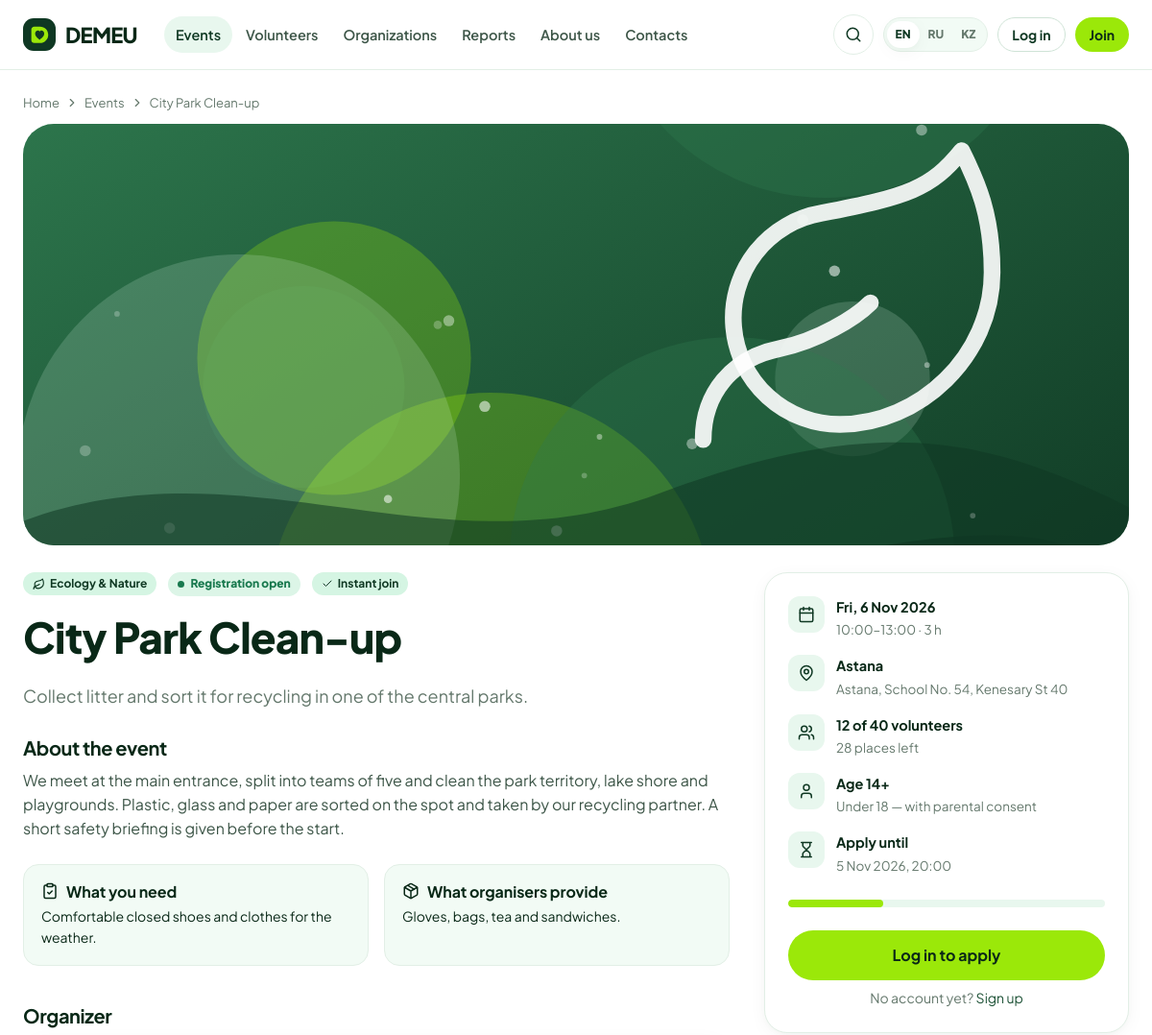
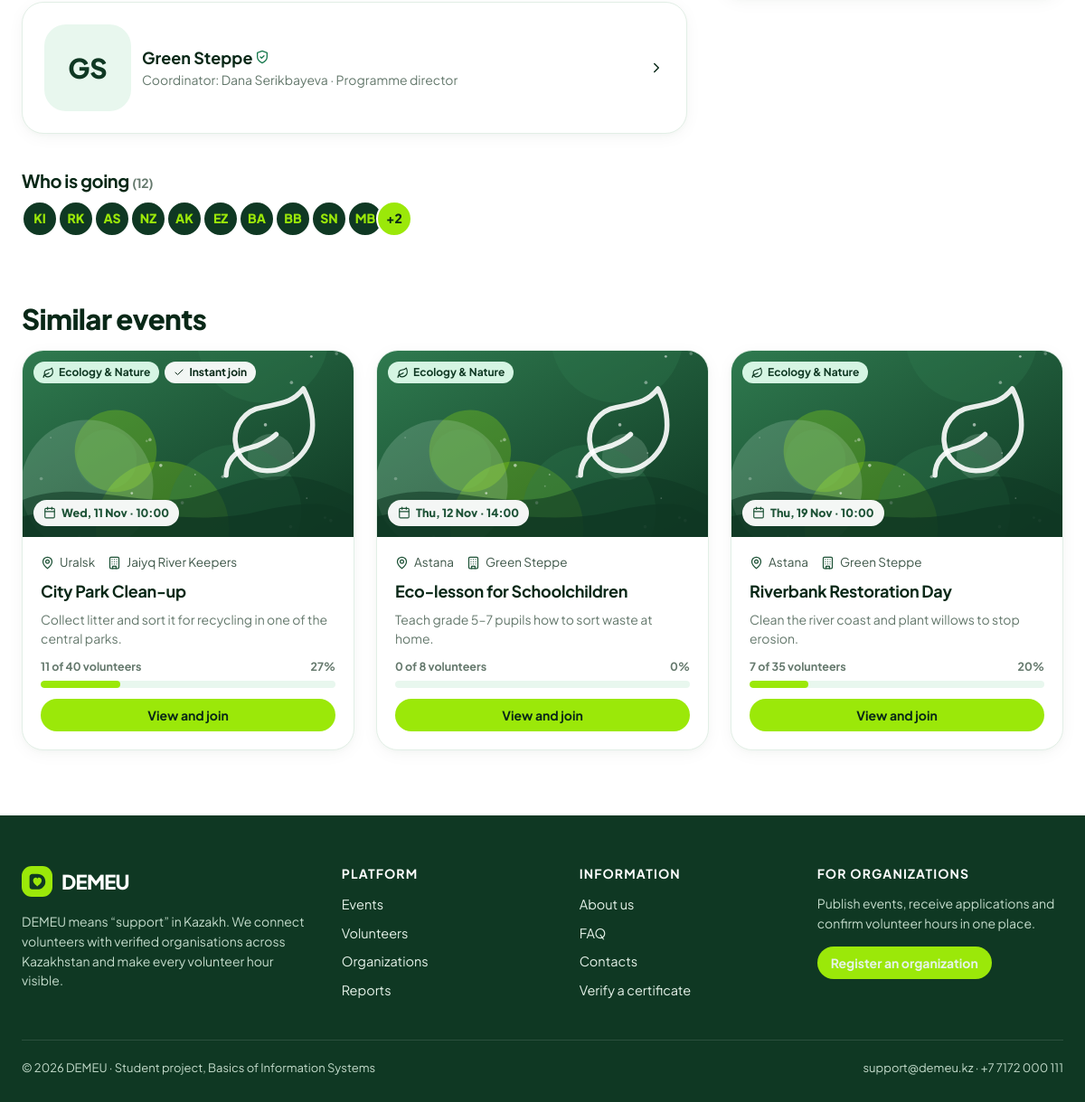
Screenshot of /events/347 with the database file from the repository (2 pictures, top to bottom).
### tables this page shows
CREATE TABLE events (
    event_id              INTEGER PRIMARY KEY,
    org_id                INTEGER NOT NULL REFERENCES organizations(org_id) ON DELETE RESTRICT,
    coordinator_id        INTEGER NOT NULL REFERENCES coordinators(coordinator_id) ON DELETE RESTRICT,
    direction_id          INTEGER NOT NULL REFERENCES directions(direction_id) ON DELETE RESTRICT,
    city_id               INTEGER NOT NULL REFERENCES cities(city_id) ON DELETE RESTRICT,
    title                 TEXT NOT NULL CHECK (length(trim(title)) >= 5),
    summary               TEXT NOT NULL,       -- one line for cards
    description           TEXT NOT NULL,
    address               TEXT NOT NULL,
    starts_at             TEXT NOT NULL,       -- YYYY-MM-DD HH:MM
    ends_at               TEXT NOT NULL,
    registration_deadline TEXT NOT NULL,
    max_volunteers        INTEGER NOT NULL CHECK (max_volunteers BETWEEN 1 AND 1000),
    min_age               INTEGER NOT NULL DEFAULT 14 CHECK (min_age BETWEEN 14 AND 99),
    requires_approval     INTEGER NOT NULL DEFAULT 1 CHECK (requires_approval IN (0,1)),
    requirements          TEXT,                -- what to bring / skills needed
    provided              TEXT,                -- what organisers provide (meals, gloves...)
    cover_path            TEXT,
    status                TEXT NOT NULL DEFAULT 'published'
                          CHECK (status IN ('draft','published','cancelled','completed')),
    cancel_reason         TEXT,
    created_at            TEXT NOT NULL DEFAULT (datetime('now','localtime')),
    updated_at            TEXT,
    CHECK (ends_at > starts_at),
    CHECK (registration_deadline <= starts_at)
);

CREATE TABLE directions (
    direction_id INTEGER PRIMARY KEY,
    slug         TEXT NOT NULL UNIQUE,
    name_en      TEXT NOT NULL,
    name_ru      TEXT NOT NULL,
    name_kk      TEXT NOT NULL,
    icon         TEXT NOT NULL DEFAULT 'heart',
    tone         TEXT NOT NULL DEFAULT 'mint'
                 CHECK (tone IN ('mint','sage','butter','sky','rose','lilac'))
);

CREATE TABLE organizations (
    org_id           INTEGER PRIMARY KEY,
    name             TEXT NOT NULL UNIQUE,
    bin              TEXT NOT NULL UNIQUE CHECK (length(bin) = 12 AND bin NOT GLOB '*[^0-9]*'),
    org_type         TEXT NOT NULL CHECK (org_type IN ('ngo','foundation','initiative','university','government','business')),
    description      TEXT NOT NULL,
    city_id          INTEGER NOT NULL REFERENCES cities(city_id) ON DELETE RESTRICT,
    address          TEXT NOT NULL,
    email            TEXT NOT NULL,
    phone            TEXT NOT NULL,
    website          TEXT,
    logo_path        TEXT,
    founded_year     INTEGER CHECK (founded_year BETWEEN 1950 AND 2100),
    status           TEXT NOT NULL DEFAULT 'pending'
                     CHECK (status IN ('pending','verified','rejected','suspended')),
    status_comment   TEXT,                     -- reason for rejection / suspension
    verified_at      TEXT,
    verified_by      INTEGER REFERENCES users(user_id) ON DELETE SET NULL,
    created_at       TEXT NOT NULL DEFAULT (datetime('now','localtime'))
);

CREATE TABLE coordinators (
    coordinator_id INTEGER PRIMARY KEY,
    user_id        INTEGER NOT NULL UNIQUE REFERENCES users(user_id) ON DELETE RESTRICT,
    org_id         INTEGER NOT NULL REFERENCES organizations(org_id) ON DELETE RESTRICT,
    full_name      TEXT NOT NULL CHECK (length(trim(full_name)) >= 3),
    phone          TEXT NOT NULL,
    position       TEXT,
    is_owner       INTEGER NOT NULL DEFAULT 0 CHECK (is_owner IN (0,1)),  -- can manage team & org profile
    created_at     TEXT NOT NULL DEFAULT (datetime('now','localtime'))
);

CREATE TABLE volunteers (
    volunteer_id  INTEGER PRIMARY KEY,
    user_id       INTEGER NOT NULL UNIQUE REFERENCES users(user_id) ON DELETE RESTRICT,
    full_name     TEXT NOT NULL CHECK (length(trim(full_name)) >= 3),
    phone         TEXT NOT NULL CHECK (phone GLOB '+7[0-9][0-9][0-9][0-9][0-9][0-9][0-9][0-9][0-9][0-9]'),
    birth_date    TEXT NOT NULL,               -- YYYY-MM-DD, age 14+ checked in the app
    city_id       INTEGER NOT NULL REFERENCES cities(city_id) ON DELETE RESTRICT,
    about         TEXT,
    skills        TEXT,                        -- free text, e.g. "first aid, English, driving"
    avatar_path   TEXT,
    is_public     INTEGER NOT NULL DEFAULT 1 CHECK (is_public IN (0,1)),     -- listed in the catalogue
    show_contacts INTEGER NOT NULL DEFAULT 0 CHECK (show_contacts IN (0,1)), -- phone/email visible to everyone
    created_at    TEXT NOT NULL DEFAULT (datetime('now','localtime'))
);

CREATE TABLE cities (
    city_id     INTEGER PRIMARY KEY,
    name_en     TEXT NOT NULL UNIQUE,
    name_ru     TEXT NOT NULL,
    name_kk     TEXT NOT NULL,
    region_en   TEXT NOT NULL,
    lat         REAL,
    lng         REAL
);

### demeu/public.py (the view)
@bp.route("/events/<int:event_id>")
def event_detail(event_id):
    ev = S.get_event(event_id)
    if not ev:
        abort(404)
    own_org = g.coordinator is not None and g.coordinator["org_id"] == ev["org_id"]
    is_admin = g.user is not None and g.user["role"] == "admin"
    if (ev["status"] == "draft" or ev["org_status"] != "verified") and not (own_org or is_admin):
        abort(404)
    my_reg, reason, consent = None, None, None
    if g.volunteer:
        my_reg = query("SELECT * FROM registrations WHERE volunteer_id=? AND event_id=?",
                       (g.volunteer["volunteer_id"], event_id), one=True)
        reason = S.eligibility(g.volunteer, ev)
        consent = S.consent_status(g.volunteer["volunteer_id"])
    participants = query("""SELECT v.volunteer_id, v.full_name, v.avatar_path, v.is_public FROM registrations r
        JOIN volunteers v USING (volunteer_id) WHERE r.event_id=? AND r.status IN ('approved','attended')
        ORDER BY r.applied_at LIMIT 12""", (event_id,))
    coordinator = query("SELECT full_name, position FROM coordinators WHERE coordinator_id=?",
                        (ev["coordinator_id"],), one=True)
    similar = query(S.EVENT_SELECT + f""" WHERE {S.PUBLIC_WHERE} AND e.status='published'
        AND e.event_id<>? AND (e.direction_id=? OR e.city_id=?) AND e.registration_deadline >= ?
        ORDER BY (e.direction_id=?) DESC, e.starts_at LIMIT 3""",
                    (event_id, ev["direction_id"], ev["city_id"], now_str(), ev["direction_id"]))
    reviews = query("""SELECT f.*, v.full_name, v.avatar_path FROM feedback f JOIN registrations r USING (registration_id)
        JOIN volunteers v USING (volunteer_id) WHERE r.event_id=? AND f.is_hidden=0 ORDER BY f.created_at DESC""",
                    (event_id,))
    return render_template("public/event_detail.html", ev=ev, my_reg=my_reg, reason=reason, consent=consent,
                           participants=participants, coordinator=coordinator, similar=similar,
                           reviews=reviews, own_org=own_org,
                           hours=S.duration_hours(ev["starts_at"], ev["ends_at"]))

### demeu/templates/public/event_detail.html (shortened to what this page needs)
{% extends "base.html" %}
{% from "partials/macros.html" import cover_url, dir_tag, org_logo, avatar, rating, status, event_card %}
{% block content %}
{% set phase = event_phase(ev) %}
{% set left = ev.max_volunteers - ev.taken %}
<div class="wrap" style="padding-top:24px">
  <div class="crumbs"><a href="{{ url_for('public.home') }}">{{ _('home') }}</a>{{ icon('chevron-right', 14) }}
    <a href="{{ url_for('public.events') }}">{{ _('nav_events') }}</a>{{ icon('chevron-right', 14) }}<span>{{ ev.title }}</span></div>
  <div class="detail-hero"><img src="{{ cover_url(ev) }}" alt=""></div>
  <div class="detail-grid">
    <div>
      <div class="row mb-2">{{ dir_tag(ev) }} {{ status(phase) }}
        {% if not ev.requires_approval %}<span class="tag tone-mint">{{ icon('check', 12) }}{{ _('instant_join') }}</span>{% endif %}</div>
      <h1>{{ ev.title }}</h1>
      <p class="muted" style="font-size:18px">{{ ev.summary }}</p>
      <div class="prose mt-3">
        <h3>{{ _('about_event') }}</h3>
        <p>{{ ev.description|nl2br }}</p>
      </div>
      <div class="info-boxes">
        {% if ev.requirements %}<div class="info-box"><h4>{{ icon('clipboard-check', 18) }} {{ _('requirements') }}</h4><p class="small mb-0">{{ ev.requirements }}</p></div>{% endif %}
        {% if ev.provided %}<div class="info-box"><h4>{{ icon('package', 18) }} {{ _('provided') }}</h4><p class="small mb-0">{{ ev.provided }}</p></div>{% endif %}
      </div>
      <h3 class="mt-4">{{ _('organizer') }}</h3>
      <a class="card card-hover card-pad row" href="{{ url_for('public.organization_profile', org_id=ev.org_id) }}" style="color:inherit;text-decoration:none;flex-wrap:nowrap">
        {{ org_logo(ev, 'lg') }}
        <div class="grow"><b style="font-size:18px">{{ ev.org_name }}</b>
          {% if ev.org_status == 'verified' %}<span class="verified">{{ icon('shield-check', 16) }}</span>{% endif %}
          <div class="small muted">{{ _('event_coordinator') }}: {{ coordinator.full_name }}{% if coordinator.position %} · {{ coordinator.position }}{% endif %}</div></div>
        {{ icon('chevron-right') }}
      </a>
      {% if participants %}
      <h3 class="mt-4">{{ _('who_took_part') if phase == 'finished' else _('who_is_going') }} <span class="muted small">({{ ev.taken }})</span></h3>
      <div class="row">
        <div class="avatar-stack">
          {% for p in participants[:10] %}
            {% if p.is_public %}<a href="{{ url_for('public.volunteer_profile', volunteer_id=p.volunteer_id) }}" title="{{ p.full_name }}">{{ avatar(p.avatar_path, p.full_name) }}</a>
            {% else %}{{ avatar(None, '?') }}{% endif %}
          {% endfor %}
          {% if ev.taken > 10 %}<span class="avatar more">+{{ ev.taken - 10 }}</span>{% endif %}
        </div>
      </div>
      {% endif %}
    </div>
    <aside class="detail-aside">
      <div class="card card-pad">
        <div class="kv">
          <div><span class="ic-wrap">{{ icon('calendar') }}</span><div><b>{{ fmt_date(ev.starts_at, True) }}</b><span>{{ fmt_time(ev.starts_at) }}–{{ fmt_time(ev.ends_at) }} · {{ _('n_hours', n=fmt_hours(hours)) }}</span></div></div>
          <div><span class="ic-wrap">{{ icon('map-pin') }}</span><div><b>{{ loc(ev, 'city_name') }}</b><span>{{ ev.address }}</span></div></div>
          <div><span class="ic-wrap">{{ icon('users') }}</span><div><b>{{ _('joined_of', a=ev.taken, b=ev.max_volunteers) }}</b>
            <span>{% if phase != 'upcoming' %}{{ _('registration_closed') }}{% elif left > 0 %}{{ _('spots_left', n=left) }}{% else %}{{ _('no_spots') }}{% endif %}</span></div></div>
          <div><span class="ic-wrap">{{ icon('user') }}</span><div><b>{{ _('age_from', n=ev.min_age) }}</b><span>{{ _('minors_need_consent') if ev.min_age < 18 else _('adults_only') }}</span></div></div>
          <div><span class="ic-wrap">{{ icon('hourglass') }}</span><div><b>{{ _('apply_until') }}</b><span>{{ fmt_dt(ev.registration_deadline) }}</span></div></div>
        </div>
        <div class="progress mt-3 {{ 'full' if left <= 0 }}"><i style="width: {{ [100, (ev.taken * 100 // ev.max_volunteers)]|min }}%"></i></div>
        <div class="mt-3">
        {% if own_org %}
          <a class="btn btn-dark btn-block" href="{{ url_for('org.event_manage', event_id=ev.event_id) }}">{{ icon('sliders') }} {{ _('manage_event') }}</a>
        {% elif g.user and g.user.role == 'admin' %}
          <a class="btn btn-dark btn-block" href="{{ url_for('admin.entity_edit', entity='events', pk=ev.event_id) }}">{{ icon('shield-check') }} {{ _('open_in_admin') }}</a>
        {% elif g.user and g.user.role == 'coordinator' %}
          <p class="small muted mb-0">{{ _('coordinators_cannot_apply') }}</p>
        {% elif not g.user %}
          {% if phase == 'upcoming' and ev.status == 'published' %}
            <a class="btn btn-primary btn-block btn-lg" href="{{ url_for('auth.login', next=request.path) }}">{{ _('login_to_apply') }}</a>
            <p class="small muted center mt-1 mb-0">{{ _('no_account') }} <a href="{{ url_for('auth.register_volunteer') }}">{{ _('register') }}</a></p>
          {% endif %}
        {% endif %}
        </div>
      </div>
    </aside>
  </div>
  {% if similar %}
  <section style="padding-bottom:72px">
    <h2>{{ _('similar_events') }}</h2>
    <div class="grid grid-3">{% for s in similar %}{{ event_card(s) }}{% endfor %}</div>
  </section>
  {% endif %}
</div>
{% endblock %}

### demeu/templates/partials/macros.html (shortened to what this page needs)
{% macro cover_url(ev) -%}
{%- if ev.cover_path -%}{{ media_url(ev.cover_path) }}{%- else -%}{{ url_for('static', filename='img/covers/' ~ (ev.dir_slug or 'ecology') ~ '.svg') }}{%- endif -%}
{%- endmacro %}
{% macro avatar(path, name, cls='') -%}
<span class="avatar {{ cls }}">{% if path %}<img src="{{ media_url(path) }}" alt="">{% else %}{{ initials(name) }}{% endif %}</span>
{%- endmacro %}
{% macro org_logo(o, cls='') -%}
<span class="avatar org {{ cls }}">{% if o.logo_path or o.org_logo %}<img src="{{ media_url(o.logo_path or o.org_logo) }}" alt="">{% else %}{{ initials(o.name or o.org_name) }}{% endif %}</span>
{%- endmacro %}
{% macro dir_tag(row, prefix='dir_') -%}
<span class="tag tone-{{ row[prefix ~ 'tone'] if prefix else row.tone }}">{{ icon(row[prefix ~ 'icon'] if prefix else row.icon, 13) }}{{ loc(row, prefix ~ 'name' if prefix else 'name') }}</span>
{%- endmacro %}
{% macro status(value, label_prefix='st_') -%}
<span class="status st-{{ value }}">{{ _(label_prefix ~ value) }}</span>
{%- endmacro %}
{% macro event_card(ev) -%}
{% set phase = event_phase(ev) %}
{% set left = ev.max_volunteers - ev.taken %}
<article class="card card-hover event-card">
  <a class="event-cover" href="{{ url_for('public.event_detail', event_id=ev.event_id) }}" tabindex="-1" aria-hidden="true">
    <img src="{{ cover_url(ev) }}" alt="" loading="lazy">
    <div class="tags">
      {{ dir_tag(ev) }}
      {% if not ev.requires_approval and phase == 'upcoming' %}<span class="tag tag-white">{{ icon('check', 12) }}{{ _('instant_join') }}</span>{% endif %}
    </div>
    <span class="when">{{ icon('calendar', 14) }}{{ fmt_date(ev.starts_at, True, False) }} · {{ fmt_time(ev.starts_at) }}</span>
  </a>
  <div class="event-body">
    <div class="meta"><span>{{ icon('map-pin', 15) }}{{ loc(ev, 'city_name') }}</span><span>{{ icon('building', 15) }}{{ ev.org_name }}</span></div>
    <h3><a href="{{ url_for('public.event_detail', event_id=ev.event_id) }}">{{ ev.title }}</a></h3>
    <p class="summary">{{ ev.summary }}</p>
    <div class="event-foot">
      <div>
        <div class="progress-label"><span>{{ _('joined_of', a=ev.taken, b=ev.max_volunteers) }}</span><span>{{ (ev.taken * 100 // ev.max_volunteers) if ev.max_volunteers else 0 }}%</span></div>
        <div class="progress {{ 'full' if left <= 0 }}"><i style="width: {{ [100, (ev.taken * 100 // ev.max_volunteers)]|min }}%"></i></div>
      </div>
      <a class="btn {{ 'btn-primary' if phase == 'upcoming' and left > 0 else 'btn-ghost' }} btn-sm btn-block" href="{{ url_for('public.event_detail', event_id=ev.event_id) }}">
        {{ _('view_and_join') if phase == 'upcoming' and left > 0 else _('details') }}</a>
    </div>
  </div>
</article>
{%- endmacro %}

### rows the page displays
events: title "City Park Clean-up", summary "Collect litter and sort it for recycling in one of the central parks.", description "We meet at the main entrance, split into teams of five and clean the park territory, lake shore and playgrounds. Plastic, glass and paper are sorted on the spot and taken by our recycling partner. A short safety briefing is given before the start.", requirements "Comfortable closed shoes and clothes for the weather.", provided "Gloves, bags, tea and sandwiches.", starts_at "Fri, 6 Nov 2026", starts_at "10:00", ends_at "13:00", address "Astana, School No. 54, Kenesary St 40", registration_deadline "5 Nov 2026, 20:00"
directions: slug (picture), name_en "Ecology & Nature"
organizations: name "GS", org_name "Green Steppe"
coordinators: full_name "Dana Serikbayeva", position "Programme director"
volunteers: full_name "KI"
volunteers: full_name "RK"
volunteers: full_name "AS"
volunteers: full_name "NZ"
volunteers: full_name "AK"
volunteers: full_name "EZ"
volunteers: full_name "BA"
volunteers: full_name "BB"
volunteers: full_name "SN"
volunteers: full_name "MB"
cities: name_en "Astana"
events: slug (picture), starts_at "Wed, 11 Nov", starts_at "10:00", title "City Park Clean-up", summary "Collect litter and sort it for recycling in one of the central parks.", max_volunteers "27"
cities: name_en "Uralsk"
organizations: org_name "Jaiyq River Keepers"
events: slug (picture), starts_at "Thu, 12 Nov", starts_at "14:00", title "Eco-lesson for Schoolchildren", summary "Teach grade 5–7 pupils how to sort waste at home.", max_volunteers "0"
events: slug (picture), starts_at "Thu, 19 Nov", starts_at "10:00", title "Riverbank Restoration Day", summary "Clean the river coast and plant willows to stop erosion.", max_volunteers "20"

### other values shown
{{ LANG_LABELS[code] }} "EN" "RU" "KZ"
{{ ev.taken }} "12"
{{ ev.taken - 10 }} "2"
{{ 2026 }} "2026"
